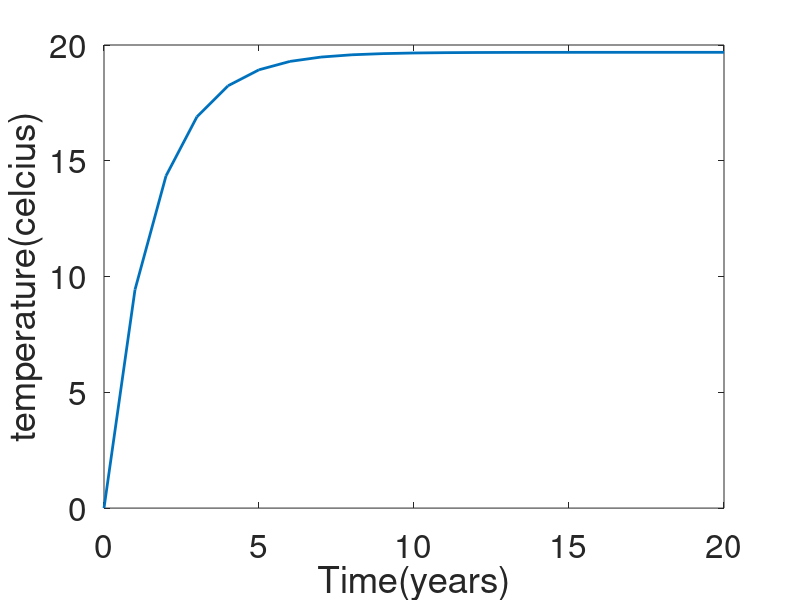

Write MATLAB code to recreate this figure.
global R const_stefan absorbed_light E alpha_T A B Q

R = 2.912;#(w-yr)/((m^2)*k)
Q = 342 # W/(m^2)
alpha = 0.3 ;# albedo de la terre
const_stefan = 5.67*10^(-8)# W/((m^2)*(K^2)) , constante de Stefan-Boltzmann
absorbed_light = Q*(1-alpha)
E = 0.61 #facteur emissivite
A = 202
B = 1.90
alpha_T = @(T) 0.5 + 0.2 * tanh(0.1 * (265 - T - 273.5));




function Question_1(t,T0)
    display("graph for question 1")
    global R const_stefan absorbed_light
    ode_sys = @(t,T)[(absorbed_light-(const_stefan*T^4))/R];
    [t,T]= ode45(ode_sys, t, T0);
    plot(t,T,'DisplayName', 'temperature');
    xlabel('Time(years)')
    ylabel('temperature(kelvin)')
    hold on
    line([min(t), max(t)], [254.9090, 254.9090], 'Color', 'r', 'LineStyle', '--');
    legend('temperature','y=254.90')
    a = input('press enter to continue');
endfunction
function Question_2(t,T0)
    display("graph for question 2")
    global R const_stefan Q
    legend_entries = {};
    for e = 0:0.1:1;
      ode_sys = @(t,T)[(Q*(1-e)-(const_stefan*T^4))/R];
      [t,T]= ode45(ode_sys, t, T0);
      plot(t,T,'DisplayName', 'temperature', 'LineWidth', 2);

      xlabel('Time(years)', 'FontSize', 24);
      ylabel('temperature(kelvin)', 'FontSize', 24);
      hold on
      legend_entries = [legend_entries, sprintf('e = %.1f', e)];
    end
    set(gca, 'FontSize', 24);
    legend(legend_entries)
    legend(legend_entries, 'FontSize', 40);
    a = input('press enter to continue');
endfunction
function Question_3(t,T0)
    display("graph for question 3")
    global R const_stefan absorbed_light E
    ode_sys = @(t,T)[(absorbed_light-(E*const_stefan*T^4))/R];
    [t,T]= ode45(ode_sys, t, T0);
    plot(t,T,'DisplayName', 'temperature');
    xlabel('Time(years)')
    ylabel('temperature(kelvin)')
    hold on
    line([min(t), max(t)], [288.4382, 288.4382], 'Color', 'r', 'LineStyle', '--');
    legend('temperature','y=288.4382')
    a = input('press enter to continue');
endfunction
function Question_3_bis(t,T0)
    display("graph for question 3")
    global R const_stefan absorbed_light
    legend_entries = {};
    for e = 0:0.1:1;
      ode_sys = @(t,T)[(absorbed_light-(e*const_stefan*T^4))/R];
      [t,T]= ode45(ode_sys, t, T0);
      plot(t,T,'DisplayName', 'temperature');
      hold on
      xlabel('Time(years)')
      ylabel('temperature(kelvin)')
      legend_entries = [legend_entries, sprintf('e = %.1f', e)];
    end
    legend(legend_entries)
    a = input('press enter to continue');
endfunction
function Question_4(t,T0)
    display("graph for question 4")
    global R const_stefan absorbed_light A B
    ode_sys = @(t,T)[(absorbed_light-(A + B*T))/R];
    [t,T]= ode45(ode_sys, t, T0);
    plot(t,T,'DisplayName', 'temperature', 'LineWidth', 2);
    xlabel('Time(years)', 'FontSize', 24)
    ylabel('temperature(celcius)', 'FontSize', 24)
    set(gca, 'FontSize', 24);
    hold on
    a = input('press enter to continue');
endfunction
function Question_5()
    t = 2022:1:2300;
    T0 = 14.84;
    display("graph for question 5")
    global R const_stefan A B Q alpha_T
    ode_sys = @(t,T)[(Q*(1-alpha_T(T))-(A+(B*T)))/R];
    [t,T]= ode45(ode_sys, t, T0);
    plot(t,T,'DisplayName', 'temperature');
    hold on
    line([min(t), max(t)], [19.41, 19.41], 'Color', 'r', 'LineStyle', '--');
    legend('temperature','y=19.41')
    xlabel('Time(years)')
    ylabel('temperature(celsius)')
    a = input('press enter to continue');
endfunction


T0 = 0;# temperature moyenne
t = 0:1:(10^4); # temps en annee
#Question_1(t,T0);
#hold off;


tq2 = 0:1:20
#Question_2(tq2,T0);
#hold off;

#Question_3(t,T0);
#hold off;
#Question_3_bis(t,T0);
#hold off;
Question_4(tq2, T0);

#Question_5()
#hold off;
